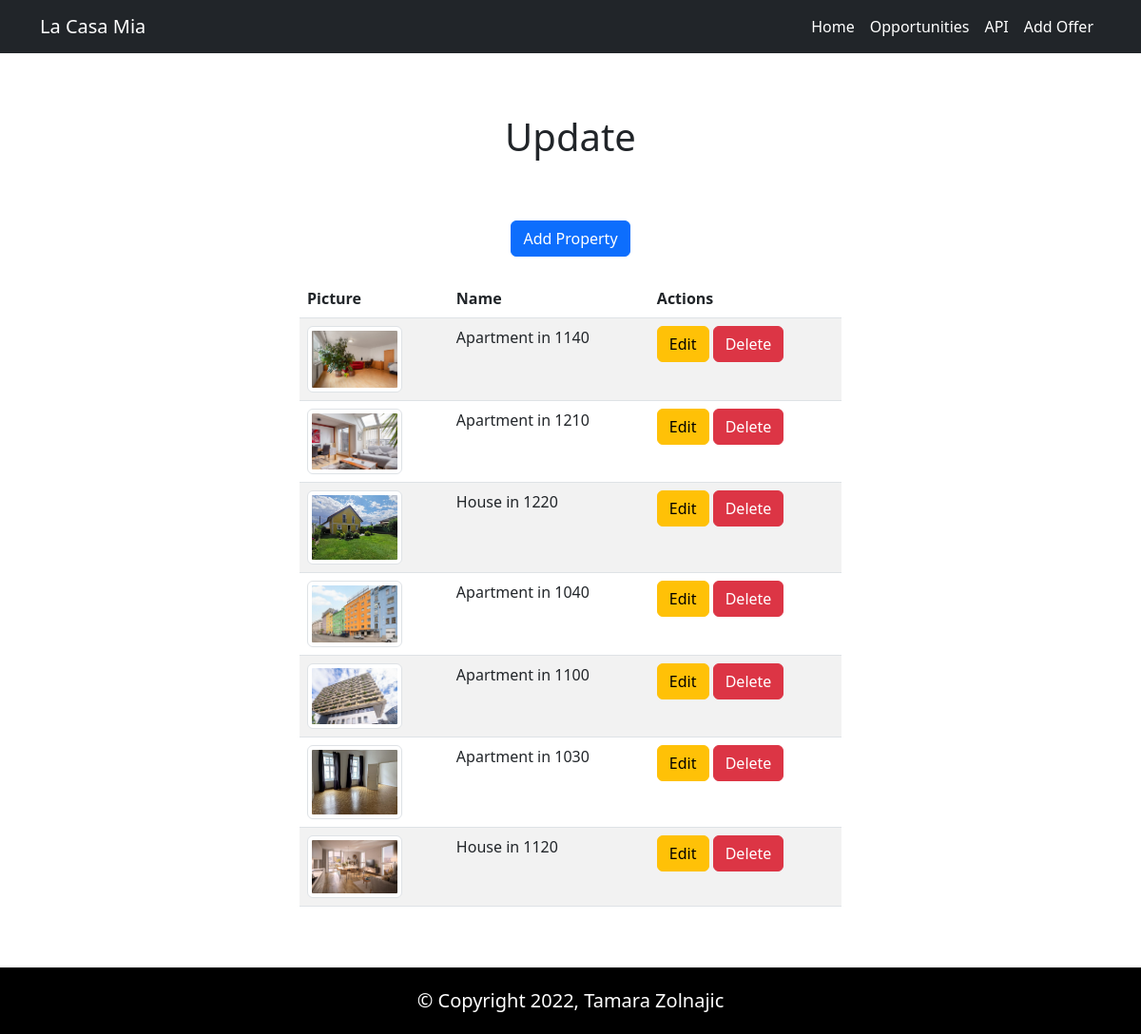
The app's page /admin.php with its own data.
### tables this page shows
CREATE TABLE `objects` (
  `id` int(11) NOT NULL,
  `name` varchar(50) DEFAULT NULL,
  `size` varchar(50) DEFAULT NULL,
  `city` varchar(50) DEFAULT NULL,
  `address` varchar(50) DEFAULT NULL,
  `picture` varchar(100) DEFAULT NULL,
  `price` varchar(80) DEFAULT NULL,
  `reduction` varchar(20) DEFAULT NULL,
  `description` varchar(500) NOT NULL,
  `latitude` varchar(100) DEFAULT NULL,
  `longitude` varchar(100) DEFAULT NULL
);

### admin.php (the view, shortened to what this page needs)
<?php
require_once "components/db_connect.php";
$sql = "SELECT * FROM objects";
$result = mysqli_query($connect, $sql);
$tbody = '';
if ($result->num_rows > 0) {
  while ($row = $result->fetch_array(MYSQLI_ASSOC)) {
      $tbody .= "<tr>
          <td><img class='img-thumbnail' width='100px' src='pictures/" . $row['picture'] . "' alt=" . $row['name'] . "></td>
          <td>" . $row['name'] . "</td>
          <td><a href='update.php?id=" . $row['id'] . "'><button class='btn btn-warning' type='button'>Edit</button></a>
          <a href='crud/a_delete.php?id=" . $row['id'] . "'><button class='btn btn-danger' type='button'>Delete</button></a></td>
       </tr>";
  }
} else {
  $tbody = "<tr><td colspan='5'><center>No Data Available </center></td></tr>";
}
?>
<!DOCTYPE html>
<html lang="en">
<head>
  <?php require_once 'components/boot.php' ?>
  <link rel="stylesheet" href="css/style.css">
</head>
<body>
<?php require_once "components/navbar.php"?>
<div class="container">
<h1 class="text-center mb-5 mt-5 p-3 h-text">Update</h1>
        <div class="d-flex justify-content-center">
               <a href="create.php"><button class='btn btn-primary mb-4 ' type='button'>Add Property</button></a>
        </div>
        <div class="row justify-content-center mb-5">
            <table class='table table-striped w-50 admin-table'>
               <thead class='table-headline'>
                   <tr>
                        <th>Picture</th>
                       <th>Name</th>
                       <th>Actions</th>
                   </tr>
               </thead>
               <tbody>
                  <?=$tbody?>
                </tbody>
           </table>
        </div>
  </div>
  <?php require_once "components/footer.php" ?>
</body>
</html>

### records on screen
objects: picture (picture), name "Apartment in 1140"
objects: picture (picture), name "Apartment in 1210"
objects: picture (picture), name "House in 1220"
objects: picture (picture), name "Apartment in 1040"
objects: picture (picture), name "Apartment in 1100"
objects: picture (picture), name "Apartment in 1030"
objects: picture (picture), name "House in 1120"
